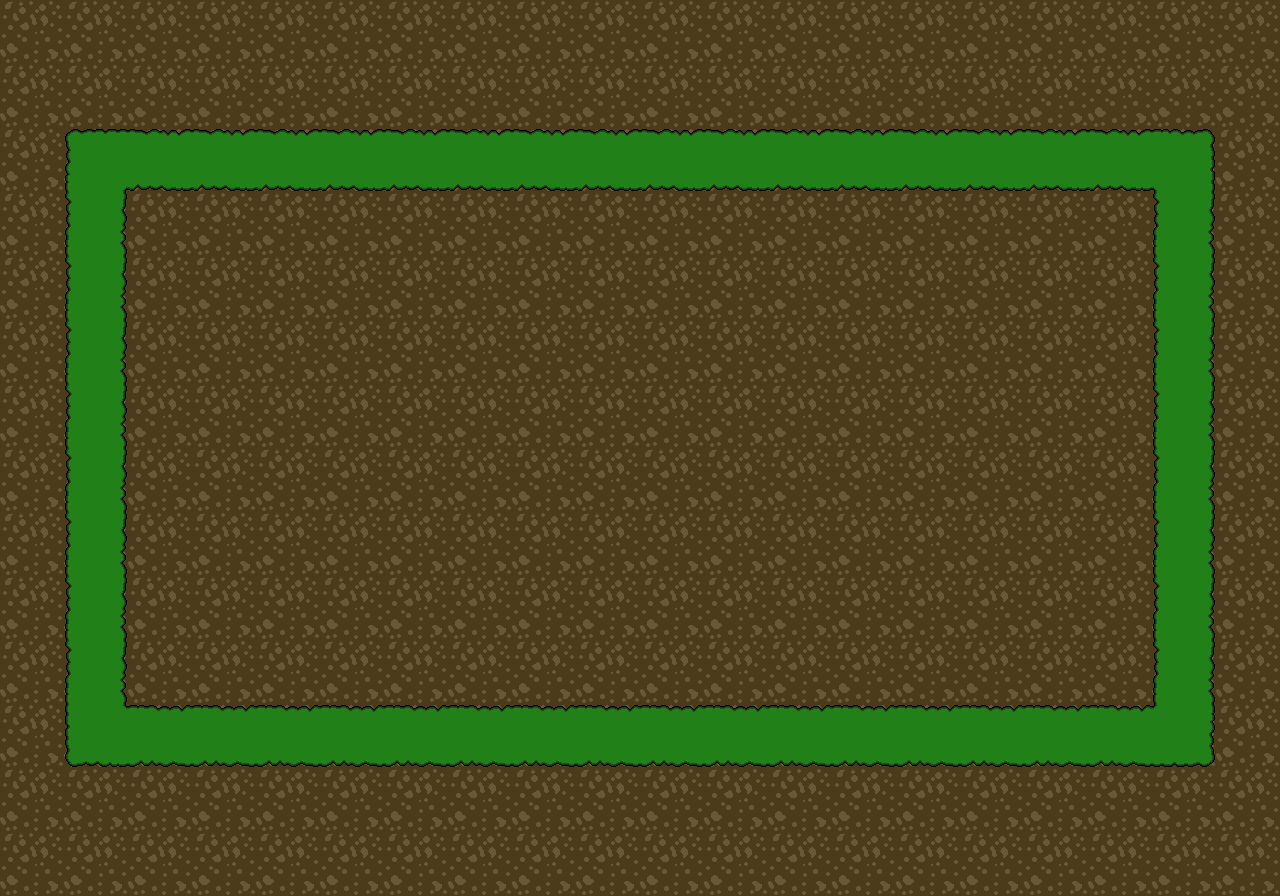

This game map was drawn from its Tiled (.tmx) file and the tilesets committed beside it. A one-line description and the full map source follow:
An orthogonal 20x14 tile map with 64x64 px tiles, 2 tile layers (ground, walls) and 5 objects.

<map version="1.2" tiledversion="1.2.2" orientation="orthogonal" renderorder="right-down" width="20" height="14" tilewidth="64" tileheight="64" infinite="0" nextlayerid="14" nextobjectid="6">
 <tileset firstgid="1" name="tileset" tilewidth="64" tileheight="64" tilecount="20" columns="20">
  <image source="tileset.png" width="1280" height="64" />
 </tileset>
 <layer id="10" name="ground" width="20" height="14">
  <data encoding="csv">
5,5,5,5,5,5,5,5,5,5,5,5,5,5,5,5,5,5,5,5,
5,5,5,5,5,5,5,5,5,5,5,5,5,5,5,5,5,5,5,5,
5,5,5,5,5,5,5,5,5,5,5,5,5,5,5,5,5,5,5,5,
5,5,5,5,5,5,5,5,5,5,5,5,5,5,5,5,5,5,5,5,
5,5,5,5,5,5,5,5,5,5,5,5,5,5,5,5,5,5,5,5,
5,5,5,5,5,5,5,5,5,5,5,5,5,5,5,5,5,5,5,5,
5,5,5,5,5,5,5,5,5,5,5,5,5,5,5,5,5,5,5,5,
5,5,5,5,5,5,5,5,5,5,5,5,5,5,5,5,5,5,5,5,
5,5,5,5,5,5,5,5,5,5,5,5,5,5,5,5,5,5,5,5,
5,5,5,5,5,5,5,5,5,5,5,5,5,5,5,5,5,5,5,5,
5,5,5,5,5,5,5,5,5,5,5,5,5,5,5,5,5,5,5,5,
5,5,5,5,5,5,5,5,5,5,5,5,5,5,5,5,5,5,5,5,
5,5,5,5,5,5,5,5,5,5,5,5,5,5,5,5,5,5,5,5,
5,5,5,5,5,5,5,5,5,5,5,5,5,5,5,5,5,5,5,5
</data>
 </layer>
 <objectgroup id="12" name="wall_objects">
  <object id="1" x="64" y="128" width="1152" height="64" />
  <object id="2" x="1152" y="192" width="64" height="576" />
  <object id="3" x="64" y="704" width="1088" height="64" />
  <object id="4" x="64" y="192" width="64" height="512" />
 </objectgroup>
 <objectgroup id="13" name="startpos">
  <object id="5" x="640" y="448">
   <point />
  </object>
 </objectgroup>
 <layer id="11" name="walls" width="20" height="14">
  <data encoding="csv">
0,0,0,0,0,0,0,0,0,0,0,0,0,0,0,0,0,0,0,0,
0,0,0,0,0,0,0,0,0,0,0,0,0,0,0,0,0,0,0,0,
0,2684354569,15,15,15,15,15,15,15,15,15,15,15,15,15,15,15,15,3221225481,0,
0,2684354575,0,0,0,0,0,0,0,0,0,0,0,0,0,0,0,0,2684354575,0,
0,2684354575,0,0,0,0,0,0,0,0,0,0,0,0,0,0,0,0,2684354575,0,
0,2684354575,0,0,0,0,0,0,0,0,0,0,0,0,0,0,0,0,2684354575,0,
0,2684354575,0,0,0,0,0,0,0,0,0,0,0,0,0,0,0,0,2684354575,0,
0,2684354575,0,0,0,0,0,0,0,0,0,0,0,0,0,0,0,0,2684354575,0,
0,2684354575,0,0,0,0,0,0,0,0,0,0,0,0,0,0,0,0,2684354575,0,
0,2684354575,0,0,0,0,0,0,0,0,0,0,0,0,0,0,0,0,2684354575,0,
0,2684354575,0,0,0,0,0,0,0,0,0,0,0,0,0,0,0,0,2684354575,0,
0,9,3221225487,3221225487,3221225487,3221225487,3221225487,3221225487,3221225487,3221225487,3221225487,3221225487,3221225487,3221225487,3221225487,3221225487,3221225487,3221225487,1610612745,0,
0,0,0,0,0,0,0,0,0,0,0,0,0,0,0,0,0,0,0,0,
0,0,0,0,0,0,0,0,0,0,0,0,0,0,0,0,0,0,0,0
</data>
 </layer>
</map>
